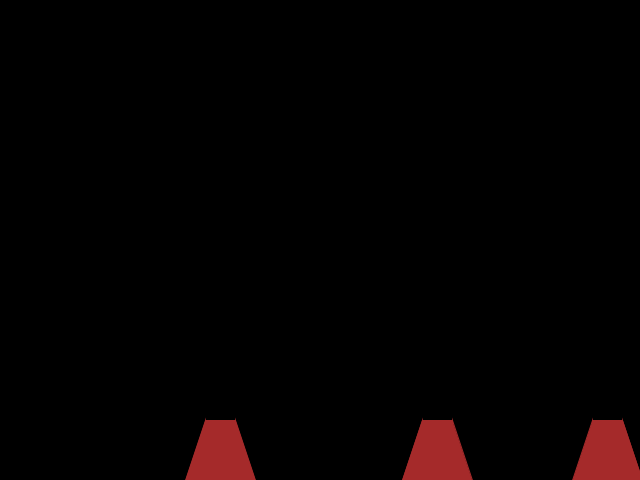
Frame 1 (no input)
Frame 60 (the mouse pressed at the canvas centre just before this capture): identical to frame 1, image omitted
Frame 120 (the mouse held since frame 60 and released just before this capture): identical to frame 1, image omitted

The Processing sketch that drew this single still picture (run headless with seeded random() and noise(); from frame 60 on, the mouse is pressed at the canvas centre):

// Processing sketch: esame_10_feb_2017_1
// ── esame_10_feb_2017_1.pde
ArrayList<Fireball> a;
Volcano v1;
Volcano v2;
Volcano v3;
boolean stato;
float p=0.20;
void setup() {
    size(640,480);
    background(0);
    frameRate (60);
    a=new ArrayList<Fireball>();
    v1=new Volcano (random(40,600),480);
    v2=new Volcano (random(40,600),480);
    v3=new Volcano (random(40,600),480);
    stato=false;
}

void draw () {
  background(0);
  v1.display();
  if (stato==true&&random(0,1)<p) {
    a.add(v1.create());
  }
  v2.display();
  if (stato==true&&random(0,1)<p) {
    a.add(v2.create());
  }
  v3.display();
  if (stato==true&&random(0,1)<p) {
    a.add(v3.create());
  }
  if (a.size()>0) {
    for (int i=0;i<a.size();i++) {
      a.get(i).run();   
    }
  }
}

void keyPressed () {
  if (key=='N'||key=='n') {
    stato=!stato;  
  }
}
// ── Fireball.pde
class Fireball{
  float posX;
  float posY;
  float sx;
  float sy;
  float d;
  Fireball (float posX,float posY,float d,float sx,float sy) {
    this.posX=posX;
    this.posY=posY;
    this.d=d;
    this.sx=sx;
    this.sy=sy;
  }
  void display() {
    fill(165,42,42);
    noStroke();
    ellipse(posX,posY,d,d);
  }
  void move() {
    posX+=sx;
    posY+=sy;
  }
  void chy () {
    sy+=0.1;
  }
  void run() {
    move();
    chy();
    display();
  }

}
// ── Volcano.pde
class Volcano {
  float posX;
  float posY;
  /*float v2X;
  float v2Y;
  float v3X;
  float v3Y;
  float v4X;
  float v4Y;*/
  Volcano (float posX,float posY) {
    this.posX=posX;
    this.posY=posY;
    /*this.v2X=v2X;
    this.v2Y=v2Y;
    this.v3X=v3X;
    this.v3Y=v3Y;
    this.v4X=v4X;
    this.v4Y=v4Y;*/
    //float v2X,float v2Y,float v3X,float v3Y,float v4X,float v4Y
  }
  void display () {
    fill(165,42,42);
    stroke(165,42,42);
    triangle(posX,posY,posX+20,posY,posX+20,posY-60);
    rect(posX+20,posY-60,30,60);
    triangle(posX+50,posY,posX+70,posY,posX+50,posY-60);
  }
  Fireball create () {
    Fireball b=new Fireball (posX+20+15,posY-60,random(5,10),random(-2,2),random(-8,-2));  
    return b;
  }
}
